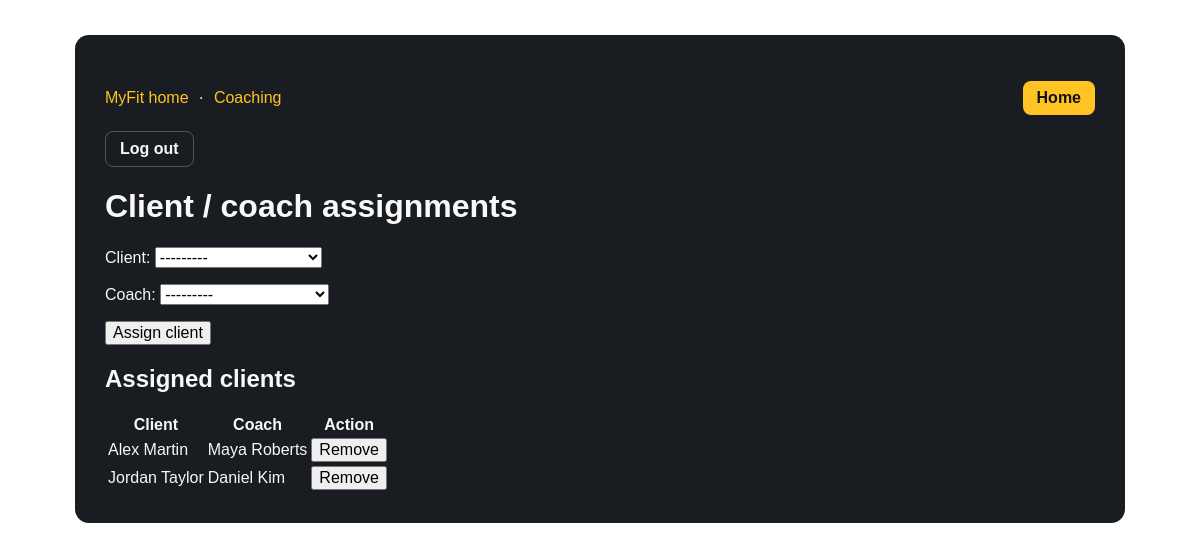
Page /coaching/assignments/ (signed in) on the earlier database version.
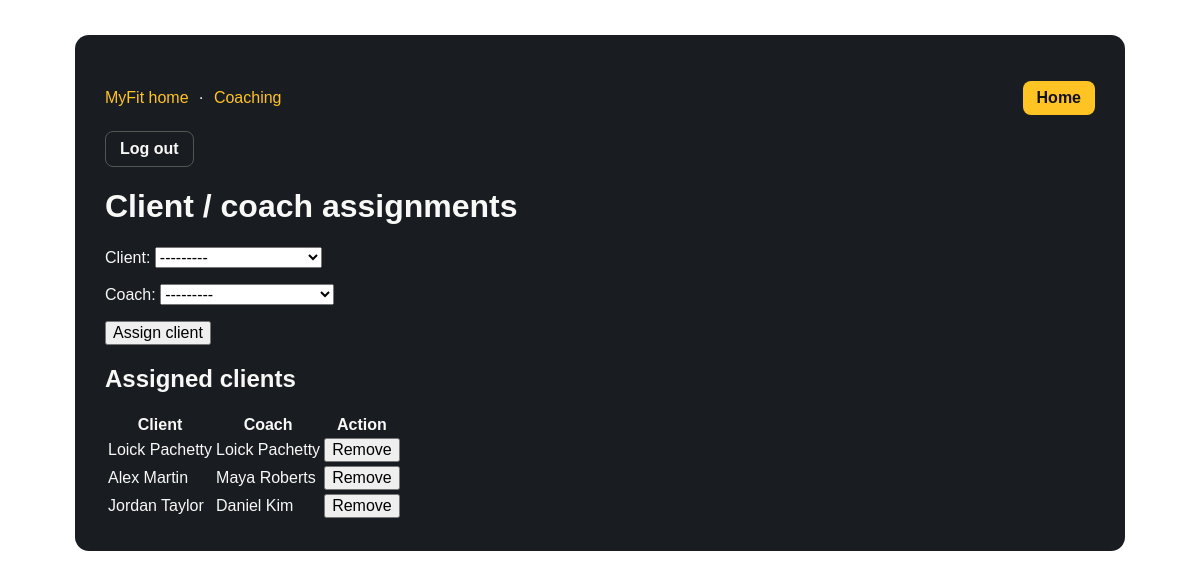
Same page on the later database version.
### core/models.py (models this page shows, shortened)
class CoachClientAssignment(models.Model):
    coach = models.ForeignKey(
        'CoachProfile',
        on_delete=models.CASCADE,
        related_name='client_assignments'
    )
    client = models.OneToOneField(
        'ClientProfile',
        on_delete=models.CASCADE,
        related_name='coaching_assignment'
    )
    assigned_at = models.DateTimeField(auto_now_add=True)

class ClientProfile(models.Model):
    user = models.OneToOneField( #Creates a one-to-one relationship between ClientProfile and User.
        settings.AUTH_USER_MODEL, #It tells Django which User model your application uses for authentication (login, passwords, usernames, etc.).
        on_delete=models.CASCADE, #Defines what happens when the referenced User is deleted.
        related_name="client_profile",) #Django to define a name for accessing a related model in the reverse direction.
    date_of_birth = models.DateField(null=True, blank=True,
                                     validators=[validate_not_future]) #chech if date is valide
    gender = models.CharField(max_length=20, blank=True)
    phone = models.CharField(max_length=20, blank=True)
    created_at = models.DateTimeField(auto_now_add=True)
    updated_at = models.DateTimeField(auto_now=True)
    def __str__(self):
        return f"Client: {self.user.username}"

class CoachProfile(models.Model):
    user = models.OneToOneField(settings.AUTH_USER_MODEL,
                                on_delete=models.CASCADE,
                                related_name="coach_profile",)
    branch = models.ForeignKey(Branch,on_delete=models.PROTECT, #prevent cascading delete from deleting all coach related to it
                               null=True,blank=True, #The database can store NULL for branch_id, A Django form can leave the branch field empty. We create a new coach account, but haven't assigned a gym branch yet.
                               related_name="coaches",)
    specialties = models.ManyToManyField(CoachSpecialty, #Creates a many-to-many relationship. It automatically creates a third table called a junction table.
                                blank=True, #a coach can be created without selecting any specialties yet.
                                related_name="coaches",)
    date_of_birth = models.DateField(null=True, blank=True,
                                    validators=[validate_not_future])
    gender = models.CharField(max_length=20, blank=True)
    phone = models.CharField(max_length=20, blank=True)
    bio = models.TextField(blank=True)
    image = models.ImageField(upload_to='coaches/', blank=True, validators=MYFIT_IMAGE_VALIDATORS)
    created_at = models.DateTimeField(auto_now_add=True)
    updated_at = models.DateTimeField(auto_now=True)
    def __str__(self):
        return f"Coach: {self.user.username}"

### core/coaching_views.py (the view)
# urls.py: path('coaching/assignments/',coaching_views.assignments,name='coaching_assignments'),
@login_required(login_url='myfit:login')
def assignments(request):
    if not has_role(request.user, 'Admin'):
        raise PermissionDenied
    records = CoachClientAssignment.objects.select_related(
        'coach__user',
        'client__user'
    ).order_by('client__user__username')
    return render(
        request,
        TEMPLATE + 'assignments.html',
        {
            'form': AssignmentForm(),
            'assignments': records
        }
    )

### core/coaching_forms.py
class AssignmentForm(forms.ModelForm):
    class Meta:
        model = CoachClientAssignment
        fields = ['client', 'coach']
    def __init__(self, *args, **kwargs):
        super().__init__(*args, **kwargs)
        self.fields['coach'].queryset = (
            CoachProfile.objects.filter(
                user__groups__name='Coach',
                user__is_active=True
            ).distinct()
        )
        self.fields['client'].queryset = (
            ClientProfile.objects.filter(
                user__groups__name='Client',
                user__is_active=True
            ).distinct()
        )

### core/context_processors.py (called while the page is built)
def notifications(request):
    if not request.user.is_authenticated:
        return {
            'latest_notifications': (),
            'unread_notification_count': 0,
        }
    notification_manager = request.user.notifications
    return {
        'latest_notifications': notification_manager.order_by('-created_at')[:10],
        'unread_notification_count': notification_manager.filter(is_read=False).count(),
    }

### core/templates/myfit/assignments.html (shortened to what this page needs)
{% extends "myfit/base.html" %}
{% block content %}
<main style="max-width:1050px;margin:35px auto;padding:30px;color:#f8f8f7;background:#191c20;border-radius:14px;font-family:Arial,sans-serif">
<p style="display:flex;flex-wrap:wrap;align-items:center;gap:10px"><a href="{% url 'myfit:home' %}" style="color:#ffc324">MyFit home</a> · <a href="{% url 'myfit:coaching_trial' %}" style="color:#ffc324">Coaching</a>
<span style="margin-left:auto;display:inline-flex;gap:8px"><a href="{% url 'myfit:admin_dashboard' %}" style="background:#ffc324;color:#111;font-weight:bold;padding:8px 14px;border-radius:8px;text-decoration:none">Home</a><form method="post" action="{% url 'myfit:logout' %}" style="margin:0">{% csrf_token %}<button type="submit" style="background:transparent;color:#f8f8f7;border:1px solid #555;font-weight:bold;padding:8px 14px;border-radius:8px;cursor:pointer">Log out</button></form></span></p><h1>Client / coach assignments</h1>
<form method="post" action="{% url 'myfit:coaching_assign' %}">{% csrf_token %}{{ form.as_p }}<button>Assign client</button></form><h2>Assigned clients</h2><table><tr><th>Client</th><th>Coach</th><th>Action</th></tr>{% for a in assignments %}<tr><td>{{ a.client.user.get_full_name|default:a.client.user.username }}</td><td>{{ a.coach.user.get_full_name|default:a.coach.user.username }}</td><td><form method="post" action="{% url 'myfit:coaching_remove_assignment' a.pk %}">{% csrf_token %}<button>Remove</button></form></td></tr>{% empty %}<tr><td colspan="3">No assignments yet.</td></tr>{% endfor %}</table>
</main>
{% endblock %}

Differences in the rows shown:
added CoachClientAssignment: client.user.get_full_name "Loick Pachetty", coach.user.get_full_name "Loick Pachetty"
